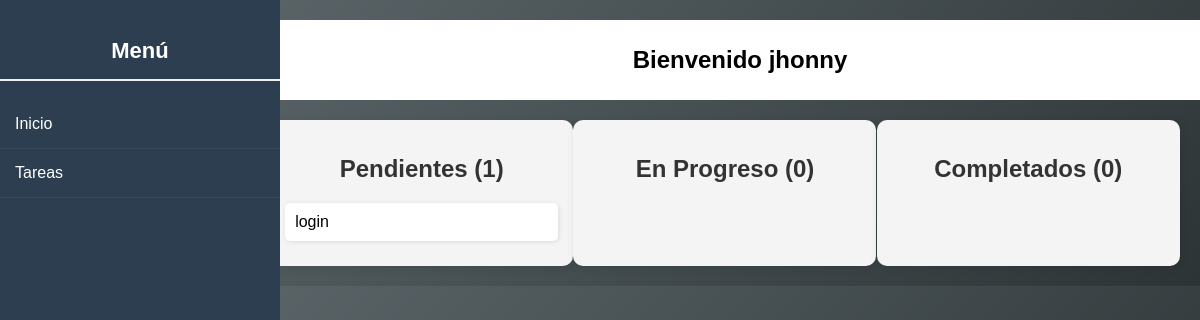
/principal (signed in), run on an earlier commit of the app's database.
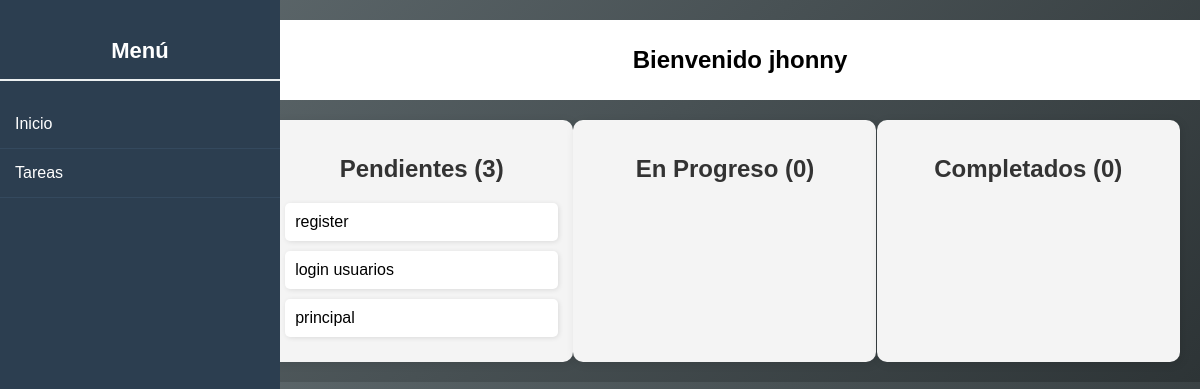
And on a later commit of the database.
### app/models/models.py (models this page shows)
class Tareas(db.Model):
    id = db.Column(db.Integer, primary_key=True)
    titulo = db.Column(db.String(500), nullable=False)
    descripcion = db.Column(db.Text, nullable=False)
    fecha_creacion = db.Column(db.Date, default=datetime.utcnow, nullable=False)
    fecha_limite = db.Column(db.Date, nullable=True)
    prioridad = db.Column(db.Enum('baja', 'media', 'alta', name='prioridad_enum'), default='media')
    estado = db.Column(db.Enum('pendiente', 'progreso', 'completado', name='estado_enum'), default='pendiente')
    responsable_id = db.Column(db.Integer, db.ForeignKey('usuario.id', ondelete="CASCADE"), nullable=False)

### app/controls/control_tarea.py (the view)
@app.route("/principal")
def principal():
    if 'user_id' not in session:
        flash('por favor inicia secion primero', 'warning ')
        return redirect(url_for('login'))
    usuario = Usuario.query.get(session['user_id'])
    tarea = Tareas.query.filter_by(responsable_id=usuario.id).all()
    pendientes = Tareas.query.filter_by(estado='pendiente').all()
    progreso = Tareas.query.filter_by(estado='progreso').all()
    completado = Tareas.query.filter_by(estado='completado').all()
    return render_template("principal.html", user_nombre=session['user_nombre'], usuario=usuario, pendientes=pendientes,
                           progreso=progreso, completado=completado, tarea=tarea)

### app/templates/principal.html (shortened to what this page needs)
<!DOCTYPE html>
<html lang="es">
<head>
    <link rel="stylesheet" href="../static/css/principal.css">
</head>
<body>
    <div class="menu">
        <h2>Menú</h2>
        <ul>
            <li class="new-item">
                <a class="nav-link" href="{{ url_for('principal') }}">Inicio</a>
            </li>
            <li class="new-item">
                <a class="nav-link" href="{{ url_for('tareas') }}">Tareas</a>
            </li>
        </ul>
    </div>
    {% block content %}
    <div class="main-content">
        <div class="top-bar">
    <h2>Bienvenido {{ usuario.nombre }}</h2>
</div>
        <div class="task-summary">
            <div class="column">
                <h2>Pendientes ({{ pendientes|length }})</h2>
                {% for tarea in pendientes %}
                    <div class="task">{{ tarea.titulo }}</div>
                {% endfor %}
            </div>
            <div class="column">
                <h2>En Progreso ({{ progreso|length }})</h2>
            </div>
            <div class="column">
                <h2>Completados ({{ completado|length }})</h2>
            </div>
        </div>
    </div>
    {% endblock content %}
</body>
</html>

What changed in the data, as far as the page shows it:
removed Tareas: titulo "login"
added Tareas: titulo "register"
added Tareas: titulo "login usuarios"
added Tareas: titulo "principal"
Also different on the page:
{{ pendientes|length }}: "1" → "3"
